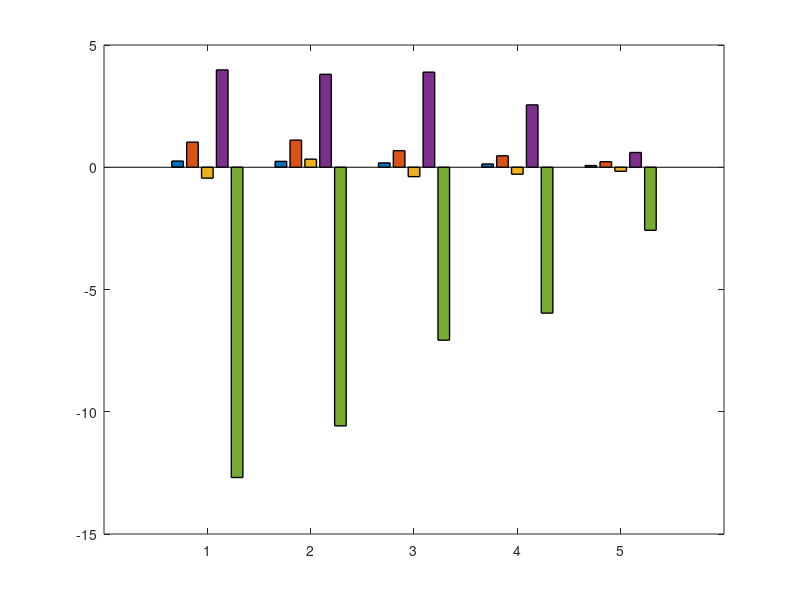

Write MATLAB code to recreate this figure. (Note: this script raises an error after producing the figure.)
% ============================================================
% Global Relative Sensitivity Metrics (mu parameters)
% Grouped bar plot (clean legend, no "data1")
% ============================================================

clear; clc; close all;

% -------------------------
% Data
% -------------------------
params = {'In\_teff','In\_cc','In\_f','In\_m','In\_treg'};

rd_msqr = [2.5372e-01  2.4063e-01  1.7815e-01  1.3365e-01  7.0026e-02];
rd_mabs = [1.0268e+00  1.1086e+00  6.7794e-01  4.6851e-01  2.2642e-01];
rd_mean = [-4.4562e-01  3.3084e-01 -3.8362e-01 -2.8502e-01 -1.6561e-01];
rd_max  = [3.9817e+00  3.8001e+00  3.8894e+00  2.5514e+00  6.0280e-01];
rd_min  = [-1.2690e+01 -1.0577e+01 -7.0721e+00 -5.9662e+00 -2.5786e+00];

% Combine into matrix
Y = [rd_msqr(:), rd_mabs(:), rd_mean(:), rd_max(:), rd_min(:)];

% -------------------------
% Plot
% -------------------------
fig = figure('Color','w','Position',[9, 9, 700, 450]);
b = bar(Y, 'grouped', 'LineWidth', 1.0);
hold on;

% -------------------------
% Colors (consistent with previous)
% -------------------------
b(1).FaceColor = [0.00 0.4470 0.7410];   % blue   -> rd_msqr
b(2).FaceColor = [0.8500 0.3250 0.0980]; % orange -> rd_mabs
b(3).FaceColor = [0.4660 0.6740 0.1880]; % green  -> rd_mean
b(4).FaceColor = [0.6350 0.0780 0.1840]; % red    -> rd_max
b(5).FaceColor = [0.4940 0.1840 0.5560]; % purple -> rd_min

for i = 1:numel(b)
    b(i).EdgeColor = 'none';
end

% -------------------------
% Axes formatting
% -------------------------
ax = gca;
ax.XTick = 1:numel(params);
ax.XTickLabel = params;
ax.FontSize = 13;
ax.FontWeight = 'bold';
ax.LineWidth = 1.2;
ax.Box = 'off';
ax.TickDir = 'out';
xtickangle(35);

xlabel('Parameters', 'FontSize', 14, 'FontWeight', 'bold');
ylabel(' Sensitivity Index', 'FontSize', 14, 'FontWeight', 'bold');

% -------------------------
% Horizontal zero line (hidden from legend)
% -------------------------
hline = yline(0, 'k-', 'LineWidth', 1.2);
hline.Annotation.LegendInformation.IconDisplayStyle = 'off';

% -------------------------
% Clean legend (NO "data1")
% -------------------------
lgd = legend([b(1), b(2), b(3), b(4), b(5)], ...
       {'rd\_msqr','rd\_mabs','rd\_mean','rd\_max','rd\_min'}, ...
       'Location','southeast', ...
       'FontSize',12, ...
       'Box','on');
lgd.AutoUpdate = 'off';

% -------------------------
% Grid
% -------------------------
grid on;
ax.GridAlpha = 0.15;

% -------------------------
% Save figure
% -------------------------
exportgraphics(fig, 'Patient_152_mu_relative_sensitivity_plot.png', 'Resolution', 600);
savefig(fig, 'Patient_152_mu_relative_sensitivity_plot.fig');
